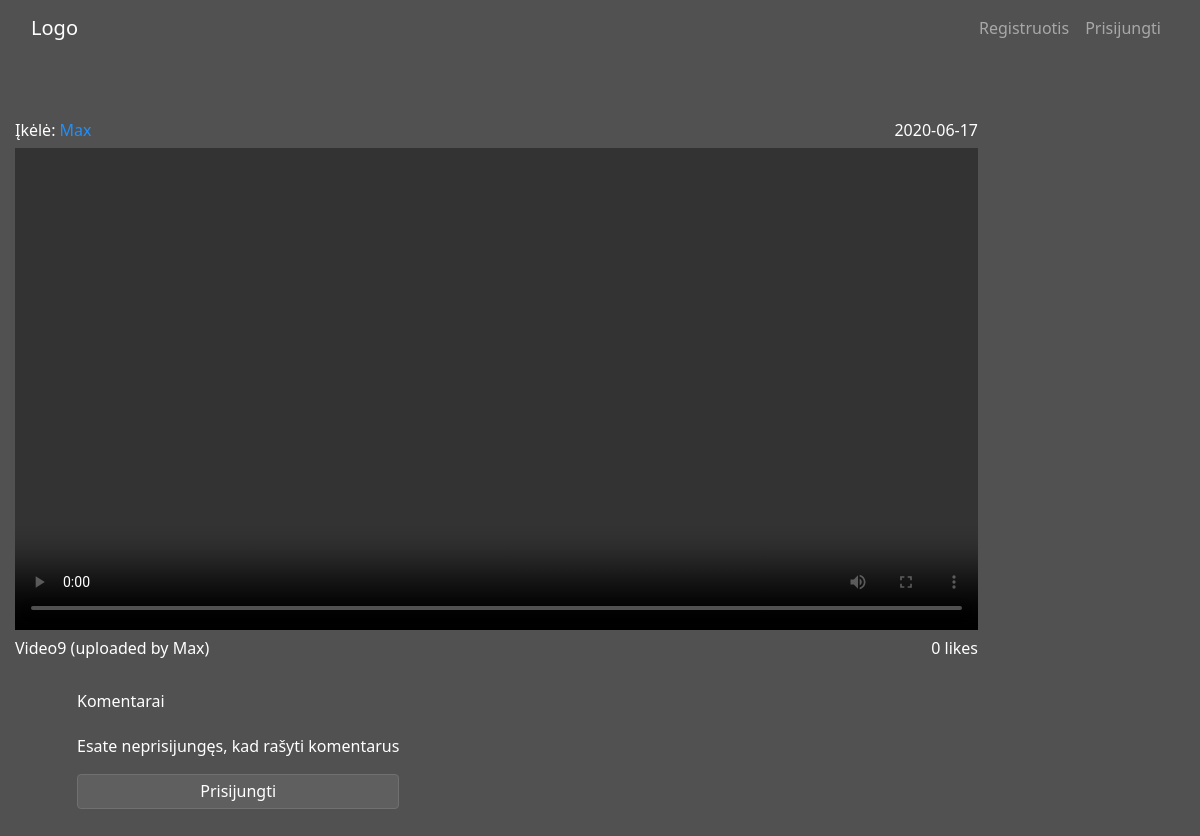
The app's page /post/22 with its own data.
### web_app/models.py (models this page shows, shortened)
class Post(models.Model):
    user = models.ForeignKey(User, on_delete=models.PROTECT)
    title = models.CharField(max_length=150, blank=False)
    likes = models.PositiveIntegerField(default=0)
    video = models.FileField(upload_to="videos/", null=True)
    date_posted = models.DateTimeField(default=timezone.now)
    liked = models.ManyToManyField(User, default=None, blank=True, related_name="liked")

### web_app/views.py (the view, shortened to what this page needs)
# urls.py: path("post/<int:pk>", web_app_views.PostDetailView.as_view(), name="post-detail"),
class PostDetailView(DetailView):
    model = Post
    template_name = "web_app/post_detail.html"
    form_class = CommentForm
    def get(self, request, *args, **kwargs):
        form = self.form_class
        post = Post.objects.get(pk=self.kwargs["pk"])
        comments = Comment.objects.filter(post__pk=self.kwargs["pk"])
        context = {"comment_form": form, "comments": comments, "post": post}
        return render(request, self.template_name, context)

### web_app/templates/web_app/post_detail.html (shortened to what this page needs)
{% extends 'web_app/base.html' %}
{% block content %}
<section class="main">
    <div class="container container-main" id="container-popup">
        <div id='video-detail' class="profile-videos">
            <div class="" style="width: 963px">
                <div class="text-main">
                    <p>Įkėlė: <a href="{% url 'profile' post.user.username %}">{{ post.user }}</a></p>
                    <p>{{ post.date_posted|date:'Y-m-d' }}</p>
                </div>
                <video width='963' controls>
                    <source src='{{ post.video.url }}' type='video/mp4'>
                </video>
                <div class="text-main">
                    <p>{{ post.title }} (uploaded by {{ post.user }})</p>
                    {% if not request.user.is_authenticated %}
                    <p>{{ post.liked.all.count }} likes</p>
                    {% endif %}
                </div>
            </div>
            <div class="comments-wrapper">
                <h5>Komentarai</h5>
                {% if user.is_authenticated %}
                <h5>Rašyti komentarą:</h5>
                <form action="" method="POST" novalidate>
                    {% csrf_token %}
                    <label for="id_comment"></label>
                    <textarea class="form-control-update form-control-comment" name="comment"
                        placeholder="Jūsų komentaras čia..." maxlength="400" id="id_comment"></textarea>
                    {% if comment_form.errors %}
                    {% for field in comment_form %}
                    {% for error in field.errors %}
                    <p class="invalid-feedback-custom"><strong>{{ error|escape }}</strong></p>
                    {% endfor %}
                    {% endfor %}
                    {% endif %}
                    <button class="btn btn-custom btn-outline-info" id="btn-upload3" type="submit">Skelbti</button>
                </form>
                {% else %}
                <h5>Esate neprisijungęs, kad rašyti komentarus</h5>
                <a style="text-decoration: none;" href="{% url 'login' %}"><button
                        class="btn btn-custom btn-outline-info" id='btn-upload3' type="submit">Prisijungti</button></a>
                {% endif %}
            </div>
        </div>
    </div>
</section>
{% endblock content %}

### web_app/static/web_app/main.css (style rules this page uses)
html, body { font-family: 'Segoe UI', Tahoma, Geneva, Verdana, sans-serif; min-height: 100vh; }
a { text-decoration: none; color: dodgerblue; }
.main { margin-top: 56px; }
.container-main { max-width: 1440px; background-color: #515151; min-height: 100vh; }
h1, h2, h3, h5 { color: white; }
.profile-videos { padding-top: 147px; display: flex; flex-wrap: wrap; }
#video-detail { padding-top: 62px; }
.btn-custom { display: block; margin-top: 83px; max-width: 484px; width: 100%; height: 50px; margin-left: auto; margin-right: auto; color: white; background-color: #5F5F5F; border-color: #707070; }
#btn-upload1, #btn-upload3 { margin-top: 347px; max-width: 345px; width: 100%; height: 35px; line-height: 1; }
#btn-upload3 { margin-top: 18px; }
.text-main { display: flex; justify-content: space-between; align-items: baseline; height: 30px; color: white; }
.comments-wrapper { margin-left: 62px; color: white; }
.comments-wrapper h5 { margin-top: 26px; font-size: 16px; }
video { max-width: 100%; height: auto; }

### records on screen
Post: user "Max", date_posted "2020-06-17", title "Video9", liked.all.count "0"
